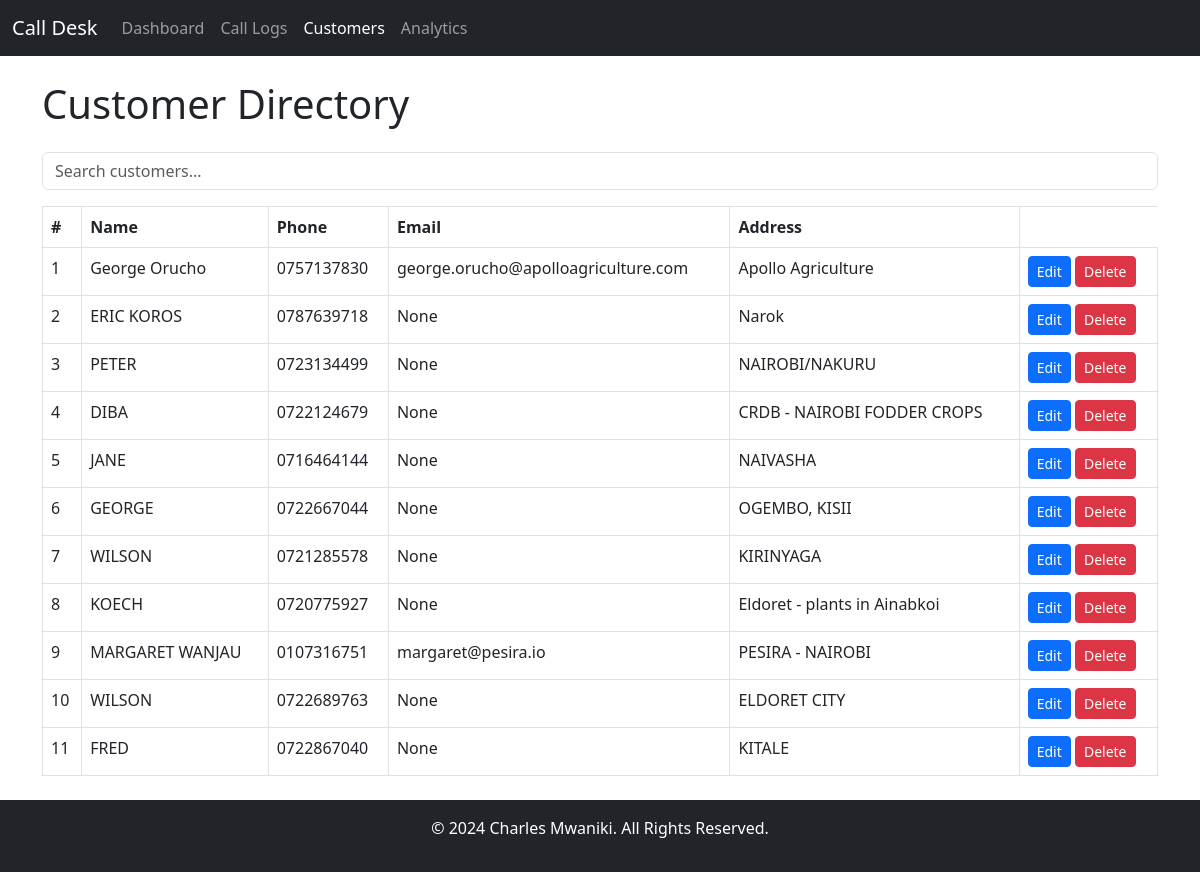
Before: /customers/ with the older database file.
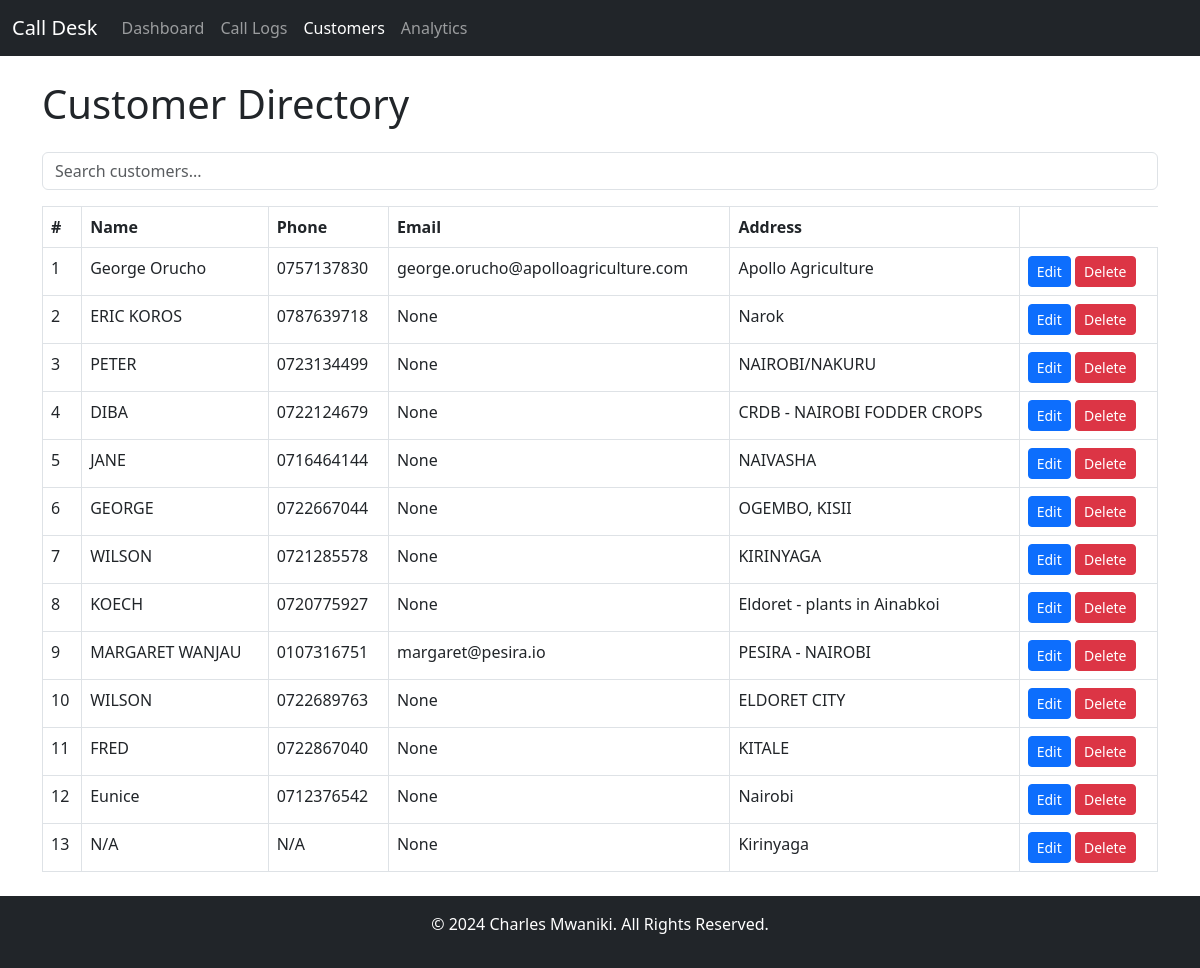
After: the same page with the newer database file.
### calls/models.py (models this page shows, shortened)
class Customer(models.Model):
    name = models.CharField(max_length=100)
    phone = models.CharField(max_length=15, unique=True)
    email = models.EmailField(blank=True, null=True)
    address = models.TextField(blank=True, null=True)

### calls/views.py (the view)
# urls.py: path('customers/', views.customer_list, name='customer_list'),
def customer_list(request):
    customers = Customer.objects.all()
    return render(request, 'customer_list.html', {'customers': customers})

### calls/templates/customer_list.html (shortened to what this page needs)
{% extends 'base.html' %}
{% block content %}
<h1 class="mb-4">Customer Directory</h1>
<div class="input-group mb-3">
    <input type="text" class="form-control" placeholder="Search customers..." id="customerSearch">
</div>
<table class="table table-bordered">
    <thead>
        <tr>
            <th>#</th>
            <th>Name</th>
            <th>Phone</th>
            <th>Email</th>
            <th>Address</th>
        </tr>
    </thead>
    <tbody>
        {% for customer in customers %}
        <tr>
            <td>{{ forloop.counter }}</td>
            <td>{{ customer.name }}</td>
            <td>{{ customer.phone }}</td>
            <td>{{ customer.email }}</td>
            <td>{{ customer.address }}</td>
            <td>
                <a href="{% url 'edit_customer' customer.id %}" class="btn btn-sm btn-primary">Edit</a>
                <a href="{% url 'delete_customer' customer.id %}" class="btn btn-sm btn-danger">Delete</a>
            </td>
        </tr>
        {% endfor %}
    </tbody>
</table>
{% endblock %}

Changed rows visible on the page:
added Customer: name "Eunice", phone "0712376542", email "None", address "Nairobi"
added Customer: name "N/A", phone "N/A", email "None", address "Kirinyaga"
